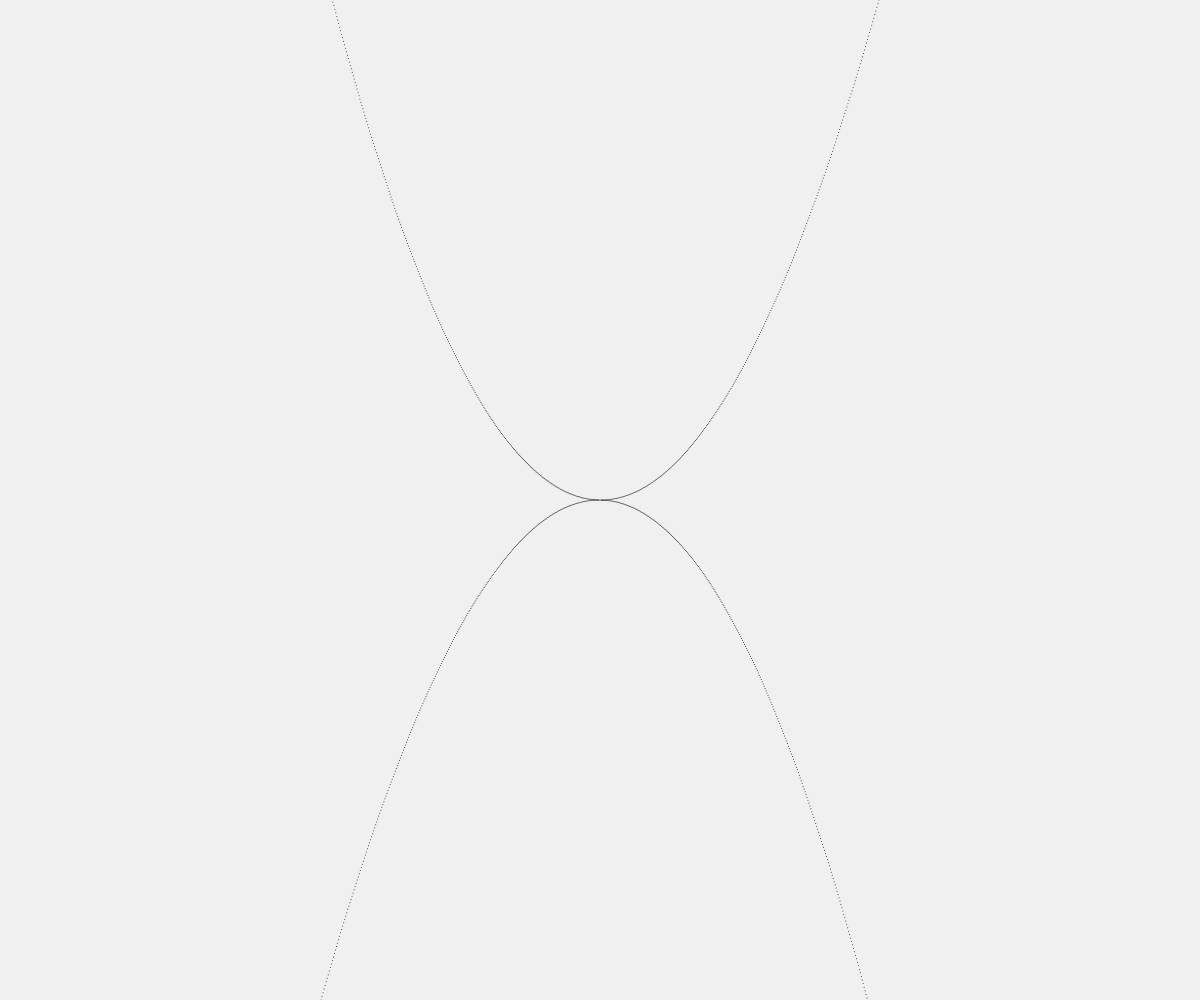
Frame 1 (no input)
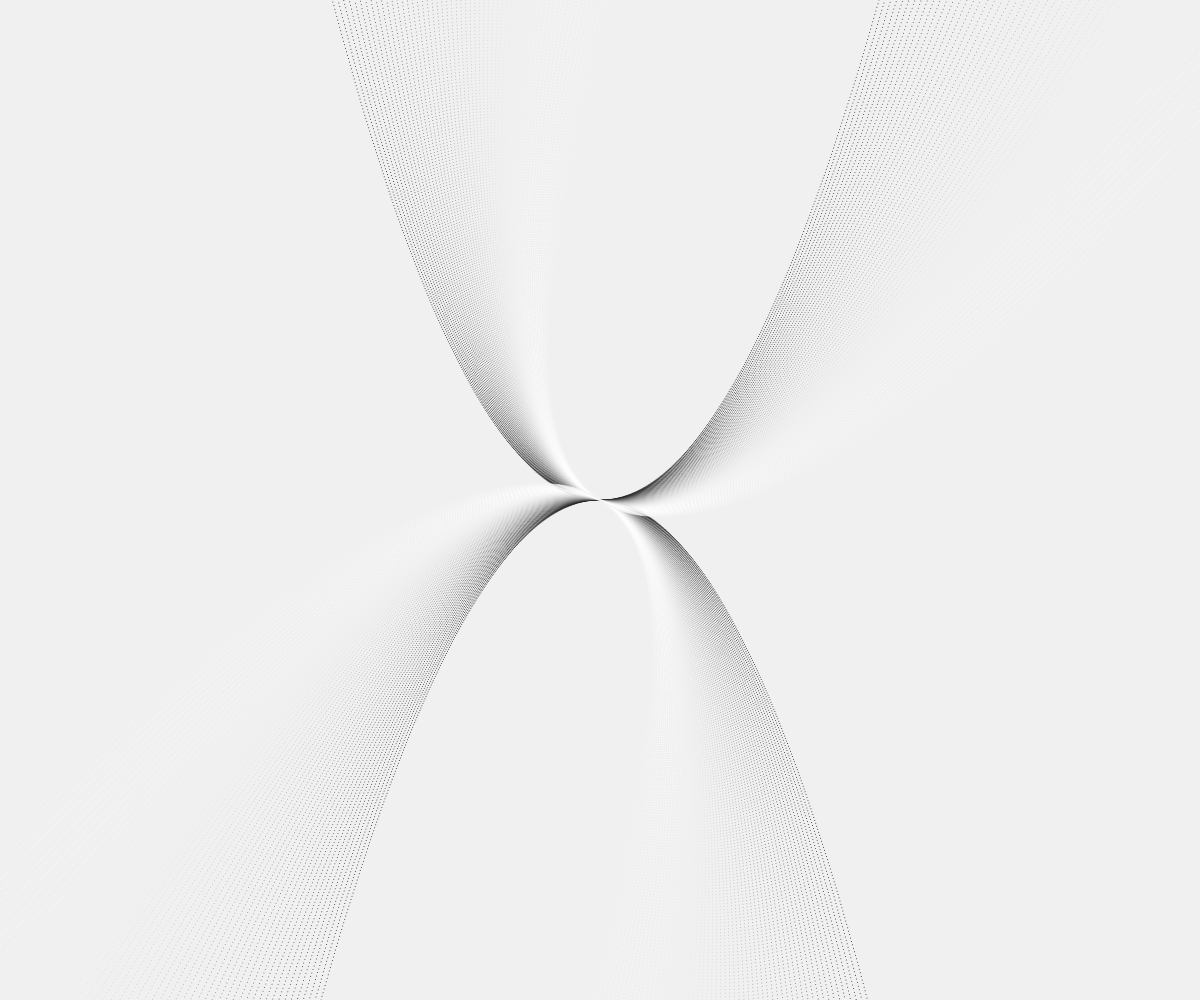
Frame 60 (no input)
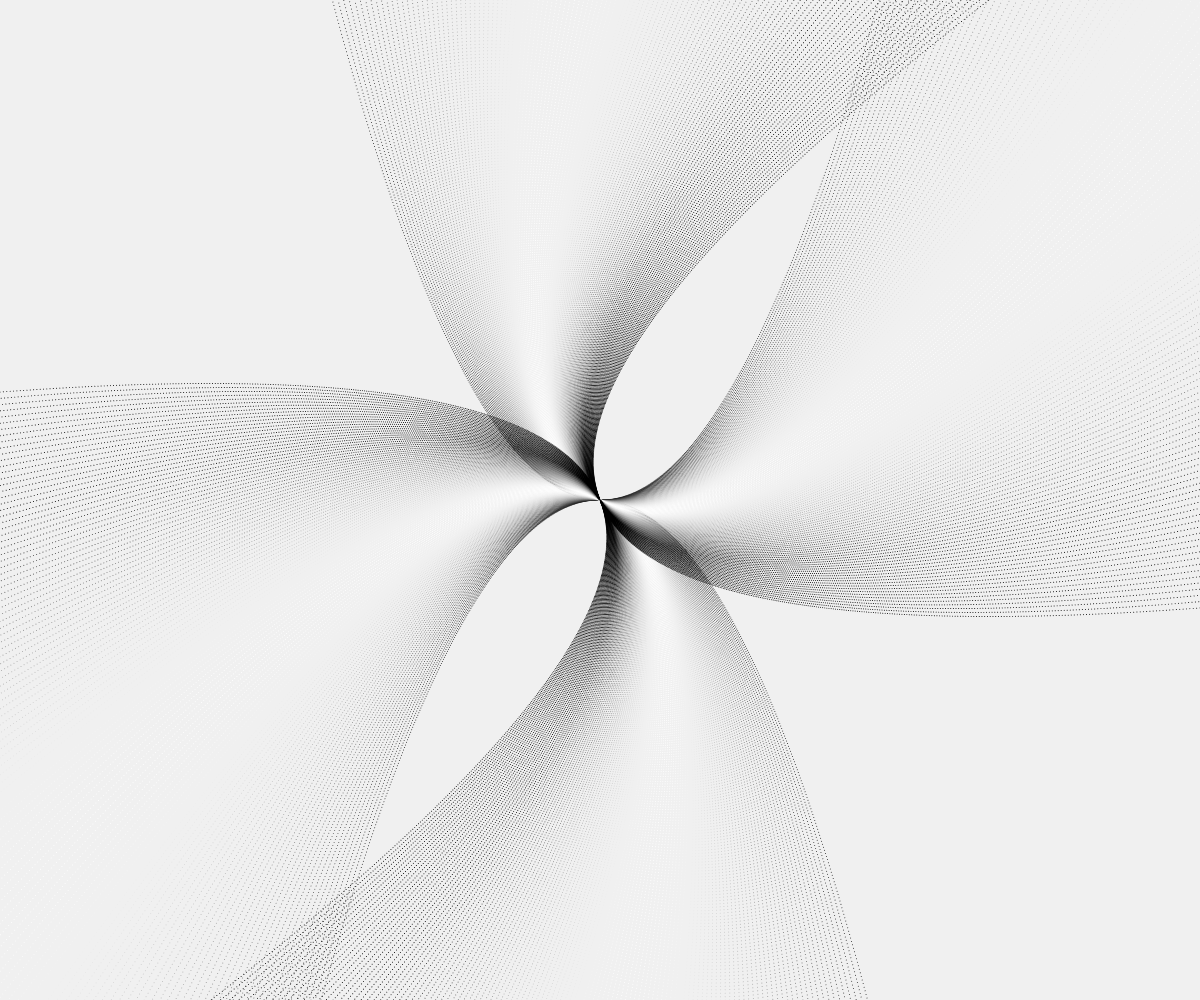
Frame 120 (the mouse pressed at the canvas centre since frame 60)

The p5.js sketch that drew these frames (run headless with seeded random() and noise() and a simulated clock; from frame 60 on, the mouse is pressed at the canvas centre):

// p5.js sketch
// ── sketch.js
const r = 1;
const k = 1;

function setup() {
  createCanvas(windowWidth, windowHeight);
  background(240);
}

function draw() {
  // background(255,1);
  noStroke();
  fill(255*sin(PI*frameCount/100));
  const init_pos = {x: width/2, y: height/2};
  const randVal = {x: width/2 * noise(frameCount/100), y: noise(frameCount/500)/100};
  push();
  translate(init_pos.x, init_pos.y);
  rotate(frameCount/100);
  for(let i=0; i<1000; i++) {
    const pos = {x: i, y: i**2 * randVal.y};
    if(abs(pos.x) > 0) {
    circle(pos.x, -pos.y, r*k**i);
    circle(-pos.x, -pos.y, r*k**i);
    circle(pos.x, pos.y, r*k**i);
    circle(-pos.x, pos.y, r*k**i);      
    }
  }
  pop();
    
}

function windowResized() {
  resizeCanvas(windowWidth, windowHeight);
}
